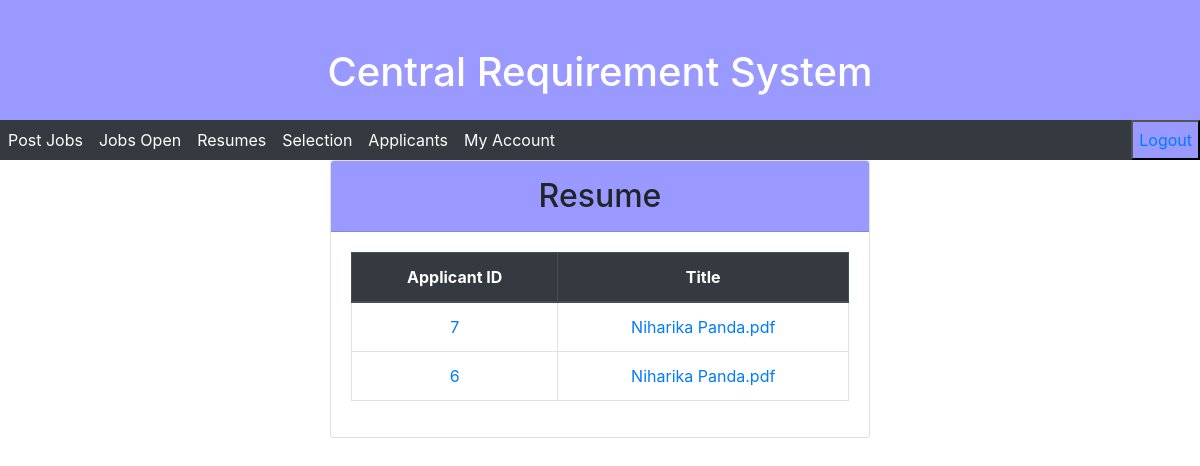
Page /Project/resume_admin.php (signed in) on the committed database.
### tables this page shows
CREATE TABLE `crsresumes` (
  `ApplicantID` int(10) NOT NULL,
  `Title` varchar(50) NOT NULL
);

### Project/resume_admin.php (the view, shortened to what this page needs)
<?php
include 'config/conn.php'
?>
<!DOCTYPE html>
<html>
<head>
  <link rel="stylesheet" href="https://maxcdn.bootstrapcdn.com/bootstrap/4.5.2/css/bootstrap.min.css">
	</head>
	<body>
<div class="container-fluid">
   <div class="row">
        <div class="col" style="background-color:#9999ff; height:120px; color:white;"><br><br><h1><center>Central Requirement System</center></h1></div>
   </div></div>
<nav class="navbar-expand-sm bg-dark" style="height:40px">
  <button type="button" style="float:right;background-color:#9999ff;height:40px;color:white"><a href="logout.php">Logout</button></a>
  <ul class="navbar-nav">
    <li class="nav-item">
      <a class="nav-link" href="PostNewJobs.php" style="color:white;">Post Jobs</a>
    </li>
    <li class="nav-item">
      <a class="nav-link" href="JobOpen.php" style="color:white;">Jobs Open</a>
    </li>
    <li class="nav-item">
      <a class="nav-link" href="resume_admin.php" style="color:white;">Resumes</a>
    </li>
    <li class="nav-item">
      <a class="nav-link" href="selection_admin.php" style="color:white;">Selection</a>
    </li>
     <li class="nav-item">
      <a class="nav-link" href="Applicant.php" style="color:white;">Applicants</a>
    </li>
     <li class="nav-item">
      <a class="nav-link" href="changepassword_admin.php" style="color:white;">My Account</a>
    </li>
      </ul>
    </nav>
    <div class="container">
    <div class="row">
      <div class="col-md-6">
              <div class="card">
                <h2 class= "card-header text-center text-black p-3" style="background-color:#9999ff;">Resume</h2>
                <div class="card-body">
                  <div class="table-responsive">
                  <table class="table table-hover table-bordered text-center">
                  <thead class="thead-dark">
                    <tr>
                      <th>Applicant ID</th>
                      <th>Title</th>
                    </tr>
                  </thead>
                 <tbody>
                  <?php
                    $query = "SELECT * FROM crsresumes";
                    $result = mysqli_query($conn, $query);
                    $r = mysqli_num_rows($result);
                    if($r > 0){
                    while ($row = mysqli_fetch_assoc($result)) {
                    $appid = $row['ApplicantID'];
                    $tit = $row['Title'];
                    echo "<tr>
                          <td><a href='admin_resume_view.php?id=$appid' class='card-link'> $appid </a></td>
                          <td><a href='admin_resume_view.php?id=$appid' class='card-link'> $tit </a></td>
                          </tr>
                    ";
                    }
                    }
                  ?>
                 </tbody>
                </table>
            </div>

### rows in the picture
crsresumes: ApplicantID "7", Title "Niharika Panda.pdf"
crsresumes: ApplicantID "6", Title "Niharika Panda.pdf"
